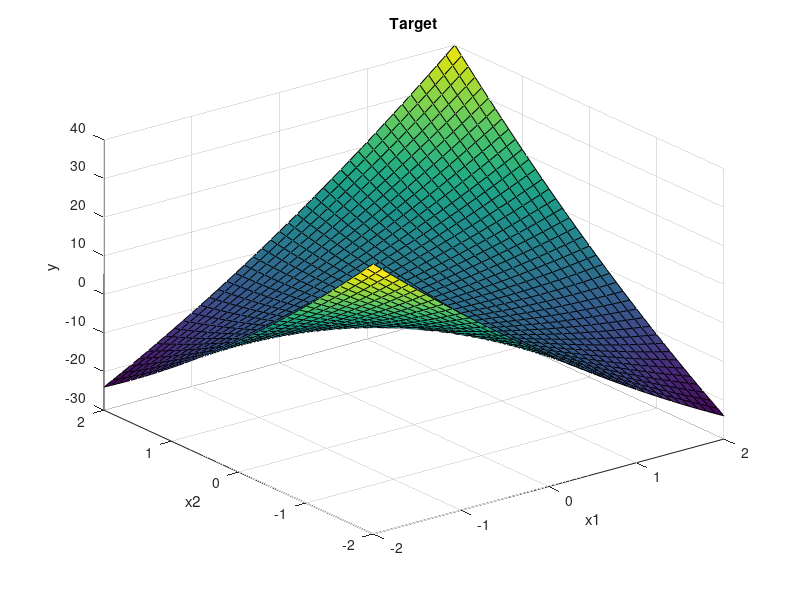

Write MATLAB code to recreate this figure. (Note: this script raises an error after producing the figure.)
step = 0.1;
n = 4/step + 1;
x1=-2:step:2;
x2=-2:step:2;
size(x1)
y = zeros(n,n);
s = 0;
Input = zeros(2,n*n);
Target = zeros(1,n*n);
for j=1:n
    for i=1:n
        y(i,j) = (x1(j))^2 + (x2(i))^2+8*x1(j)*x2(i);
        s=s+1;
        Input(1,s) = x1(j);
        Input(2,s) = x2(i);
        Target(1,s) = (x1(j))^2 + (x2(i))^2+8*x1(j)*x2(i);
    end;
end;
Input
Target
surf(x1,x2,y);
xlabel('x1');
ylabel('x2');
zlabel('y');
title('Target');

%Получаем выходы
outputs = net_2.Network(Input);
s1 = 0;
s2 = 0;
for(i=1:25)
    s1=s1+((Target(i)-outputs(i))^2);
    s2=s2+(Target(i)^2);
end;
s1 = s1 ^ (1/2);
d = s1/(s2^(1/2));
ans = d